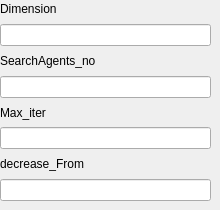
       <widget class="QWidget" name="GWO">
        <widget class="QWidget" name="verticalLayoutWidget_6">
         <property name="geometry">
          <rect>
           <x>0</x>
           <y>0</y>
           <width>211</width>
           <height>201</height>
          </rect>
         </property>
         <layout class="QVBoxLayout" name="verticalLayout_9">
          <item>
           <widget class="QLabel" name="label_15">
            <property name="text">
             <string>Dimension</string>
            </property>
           </widget>
          </item>
          <item>
           <widget class="QLineEdit" name="GWO_dim"/>
          </item>
          <item>
           <widget class="QLabel" name="label_16">
            <property name="text">
             <string>SearchAgents_no</string>
            </property>
           </widget>
          </item>
          <item>
           <widget class="QLineEdit" name="GWO_SearchAgentsNo"/>
          </item>
          <item>
           <widget class="QLabel" name="label_17">
            <property name="text">
             <string>Max_iter</string>
            </property>
           </widget>
          </item>
          <item>
           <widget class="QLineEdit" name="GWO_maxIter"/>
          </item>
          <item>
           <widget class="QLabel" name="label_18">
            <property name="text">
             <string>decrease_From</string>
            </property>
           </widget>
          </item>
          <item>
           <widget class="QLineEdit" name="GWO_decreaseFrom"/>
          </item>
         </layout>
        </widget>
       </widget>
